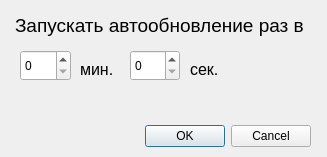
<?xml version="1.0" encoding="UTF-8"?>
<ui version="4.0">
 <class>Dialog</class>
 <widget class="QDialog" name="Dialog">
  <property name="geometry">
   <rect>
    <x>0</x>
    <y>0</y>
    <width>327</width>
    <height>157</height>
   </rect>
  </property>
  <property name="windowTitle">
   <string>Dialog</string>
  </property>
  <widget class="QDialogButtonBox" name="buttonBox">
   <property name="geometry">
    <rect>
     <x>50</x>
     <y>120</y>
     <width>261</width>
     <height>32</height>
    </rect>
   </property>
   <property name="orientation">
    <enum>Qt::Horizontal</enum>
   </property>
   <property name="standardButtons">
    <set>QDialogButtonBox::Cancel|QDialogButtonBox::Ok</set>
   </property>
  </widget>
  <widget class="QSpinBox" name="minSpinBox">
   <property name="geometry">
    <rect>
     <x>20</x>
     <y>50</y>
     <width>51</width>
     <height>31</height>
    </rect>
   </property>
   <property name="maximum">
    <number>60</number>
   </property>
  </widget>
  <widget class="QSpinBox" name="secSpinBox">
   <property name="geometry">
    <rect>
     <x>130</x>
     <y>50</y>
     <width>50</width>
     <height>31</height>
    </rect>
   </property>
   <property name="maximum">
    <number>60</number>
   </property>
  </widget>
  <widget class="QLabel" name="label">
   <property name="geometry">
    <rect>
     <x>80</x>
     <y>60</y>
     <width>51</width>
     <height>17</height>
    </rect>
   </property>
   <property name="text">
    <string>&lt;html&gt;&lt;head/&gt;&lt;body&gt;&lt;p&gt;&lt;span style=&quot; font-size:12pt;&quot;&gt;мин.&lt;/span&gt;&lt;/p&gt;&lt;/body&gt;&lt;/html&gt;</string>
   </property>
  </widget>
  <widget class="QLabel" name="label_2">
   <property name="geometry">
    <rect>
     <x>15</x>
     <y>10</y>
     <width>300</width>
     <height>31</height>
    </rect>
   </property>
   <property name="text">
    <string>&lt;html&gt;&lt;head/&gt;&lt;body&gt;&lt;p&gt;&lt;span style=&quot; font-size:14pt;&quot;&gt;Запускать автообновление раз в &lt;/span&gt;&lt;/p&gt;&lt;/body&gt;&lt;/html&gt;</string>
   </property>
  </widget>
  <widget class="QLabel" name="label_3">
   <property name="geometry">
    <rect>
     <x>190</x>
     <y>60</y>
     <width>51</width>
     <height>17</height>
    </rect>
   </property>
   <property name="text">
    <string>&lt;html&gt;&lt;head/&gt;&lt;body&gt;&lt;p&gt;&lt;span style=&quot; font-size:12pt;&quot;&gt;сек.&lt;/span&gt;&lt;/p&gt;&lt;/body&gt;&lt;/html&gt;</string>
   </property>
  </widget>
 </widget>
 <resources/>
 <connections>
  <connection>
   <sender>buttonBox</sender>
   <signal>accepted()</signal>
   <receiver>Dialog</receiver>
   <slot>accept()</slot>
   <hints>
    <hint type="sourcelabel">
     <x>248</x>
     <y>254</y>
    </hint>
    <hint type="destinationlabel">
     <x>157</x>
     <y>274</y>
    </hint>
   </hints>
  </connection>
  <connection>
   <sender>buttonBox</sender>
   <signal>rejected()</signal>
   <receiver>Dialog</receiver>
   <slot>reject()</slot>
   <hints>
    <hint type="sourcelabel">
     <x>316</x>
     <y>260</y>
    </hint>
    <hint type="destinationlabel">
     <x>286</x>
     <y>274</y>
    </hint>
   </hints>
  </connection>
 </connections>
</ui>
